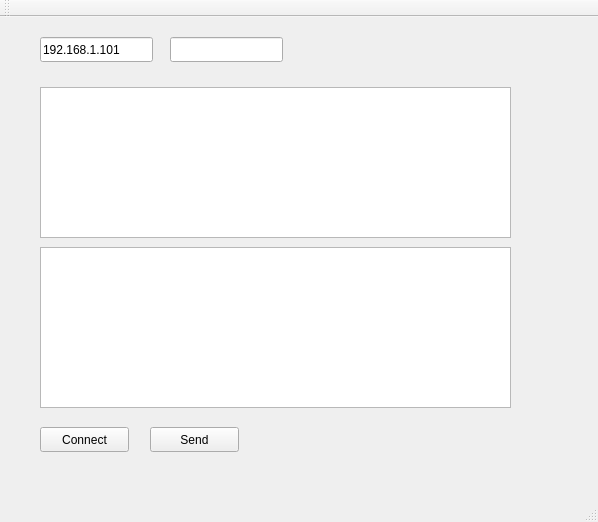
<?xml version="1.0" encoding="UTF-8"?>
<ui version="4.0">
 <class>MainWindow</class>
 <widget class="QMainWindow" name="MainWindow">
  <property name="geometry">
   <rect>
    <x>0</x>
    <y>0</y>
    <width>598</width>
    <height>522</height>
   </rect>
  </property>
  <property name="windowTitle">
   <string>MainWindow</string>
  </property>
  <widget class="QWidget" name="centralWidget">
   <widget class="QPushButton" name="pushButton_Send">
    <property name="geometry">
     <rect>
      <x>150</x>
      <y>410</y>
      <width>89</width>
      <height>25</height>
     </rect>
    </property>
    <property name="text">
     <string>Send</string>
    </property>
   </widget>
   <widget class="QLineEdit" name="lineEdit_IP">
    <property name="geometry">
     <rect>
      <x>40</x>
      <y>20</y>
      <width>113</width>
      <height>25</height>
     </rect>
    </property>
    <property name="text">
     <string>192.168.1.101</string>
    </property>
   </widget>
   <widget class="QLineEdit" name="lineEdit_Port">
    <property name="geometry">
     <rect>
      <x>170</x>
      <y>20</y>
      <width>113</width>
      <height>25</height>
     </rect>
    </property>
   </widget>
   <widget class="QPushButton" name="pushButton_Connect">
    <property name="geometry">
     <rect>
      <x>40</x>
      <y>410</y>
      <width>89</width>
      <height>25</height>
     </rect>
    </property>
    <property name="text">
     <string>Connect</string>
    </property>
   </widget>
   <widget class="QTextEdit" name="textEdit_Send">
    <property name="geometry">
     <rect>
      <x>40</x>
      <y>70</y>
      <width>471</width>
      <height>151</height>
     </rect>
    </property>
   </widget>
   <widget class="QTextEdit" name="textEdit_Recv">
    <property name="geometry">
     <rect>
      <x>40</x>
      <y>230</y>
      <width>471</width>
      <height>161</height>
     </rect>
    </property>
   </widget>
  </widget>
  <widget class="QMenuBar" name="menuBar">
   <property name="geometry">
    <rect>
     <x>0</x>
     <y>0</y>
     <width>598</width>
     <height>28</height>
    </rect>
   </property>
  </widget>
  <widget class="QToolBar" name="mainToolBar">
   <attribute name="toolBarArea">
    <enum>TopToolBarArea</enum>
   </attribute>
   <attribute name="toolBarBreak">
    <bool>false</bool>
   </attribute>
  </widget>
  <widget class="QStatusBar" name="statusBar"/>
 </widget>
 <layoutdefault spacing="6" margin="11"/>
 <resources/>
 <connections/>
</ui>
